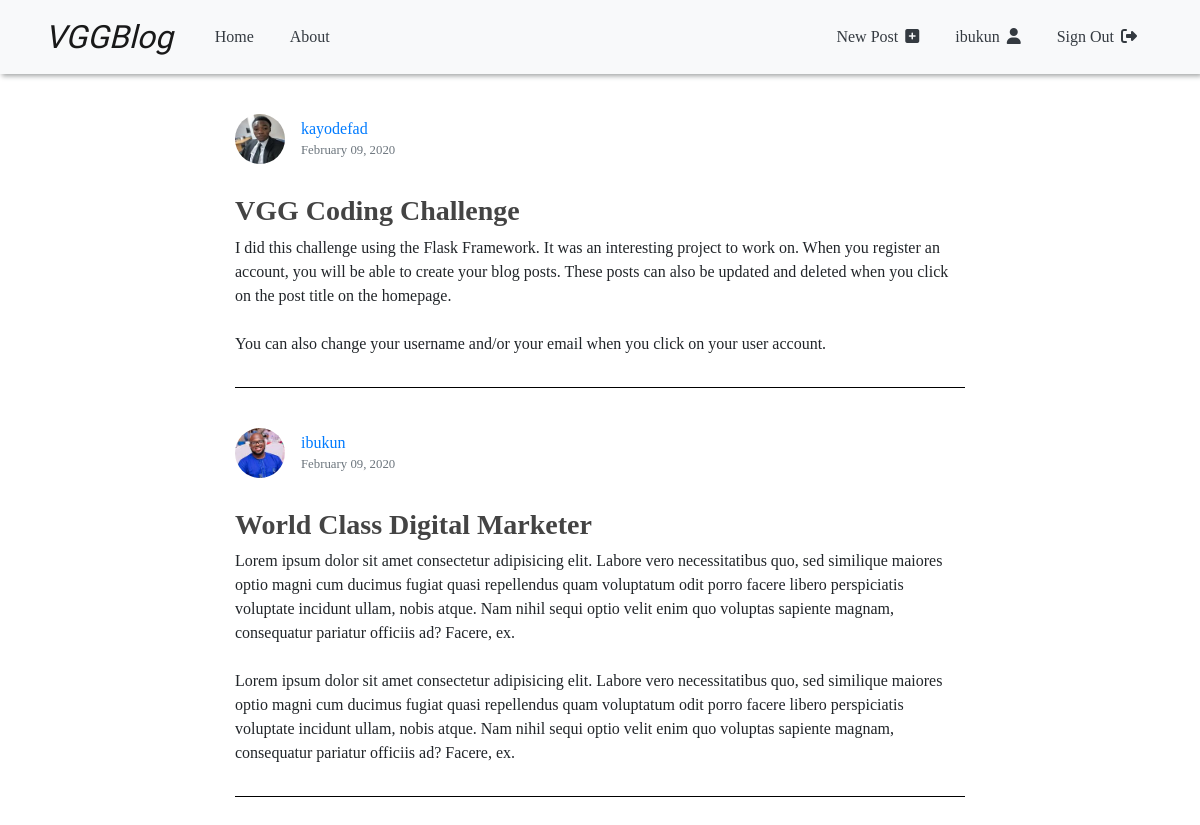
/home (signed in), run on the app's committed database.
### vggblog/models.py (models this page shows, shortened)
class User(db.Model, UserMixin):
  id = db.Column(db.Integer, primary_key=True)
  username = db.Column(db.String(20), unique=True, nullable=False)
  email = db.Column(db.String(120), unique=True, nullable=False)
  image_file = db.Column(db.String(20), nullable=False, default='default.jpg')
  password = db.Column(db.String(60), nullable=False)
  posts = db.relationship('Post', backref='author', lazy=True)

class Post(db.Model):
  id = db.Column(db.Integer, primary_key=True)
  title = db.Column(db.String(100), nullable=False)
  date_posted = db.Column(db.DateTime, nullable=False, default=datetime.utcnow)
  content = db.Column(db.Text, nullable=False)
  user_id = db.Column(db.Integer, db.ForeignKey('user.id'), nullable=False)

### vggblog/routes.py (the view)
@app.route('/home')
def home():
    posts = Post.query.all()
    return render_template('home.html', posts=posts)

### vggblog/models.py (called while the page is built)
@login_manager.user_loader
def load_user(user_id):
  return User.query.get(int(user_id))

### vggblog/templates/home.html
{% extends "layout.html" %}
{% block content %}
  {% for post in posts %}
  <article class="content-section">
    <div class="img-container">
      <img class="rounded-circle article-img" src="{{url_for('static', filename='profile_pics/' + post.author.image_file)}}" alt="">
      <div class="article-metadata">
        <a class="mr-2" href="#">{{ post.author.username }}</a>
        <small class="text-muted">{{ post.date_posted.strftime('%B %d, %Y') }}</small>
      </div>
    </div>
    <div class="media-body">
      <h3><a class="article-title" href="{{ url_for('post', post_id=post.id) }}">{{ post.title }}</a></h3>
      <p class="article-content">{{ post.content }}</p>
    </div>
  </article>
  {% endfor %}
{% endblock content %}

### vggblog/templates/layout.html (shortened to what this page needs)
<!DOCTYPE html>
<html lang="en">
  <head>
    <link
      rel="stylesheet"
      href="https://stackpath.bootstrapcdn.com/bootstrap/4.4.1/css/bootstrap.min.css"
    />
    <link rel="stylesheet" type="text/css" href="{{ url_for('static', filename='main.css') }}">
  </head>
  <body>
    <header class="site-header">
      <nav class="navbar navbar-expand-md navbar-light bg-light">
        <div class="container">
          <a class="navbar-brand mr-4" href="{{ url_for('home') }}">VGGBlog</a>
          <div class="collapse navbar-collapse" id="navbarToggle">
            <div class="navbar-nav mr-auto">
              <a class="nav-item nav-link text-dark" href="{{ url_for('home') }}">Home</a>
              <a class="nav-item nav-link text-dark" href="{{ url_for('about') }}">About</a>
            </div>
            <div class="navbar-nav">
              {% if current_user.is_authenticated %}
              <a class="nav-item nav-link text-dark" href="{{ url_for('new_post') }}">New Post <i class="fas fa-plus-square"></i></a>
              <a style="text-transform: lowercase;" class="nav-item nav-link text-dark" href="{{ url_for('account') }}">{{current_user.username}} <i class="fas fa-user"></i></a s>
              <a class="nav-item nav-link text-dark" href="{{ url_for('logout') }}">Sign Out <i class="fas fa-sign-out-alt"></i></a>
              {% else %}
              <a class="nav-item nav-link text-dark" href="{{ url_for('login') }}">Sign In <i class="fas fa-sign-in-alt"></i></a>
              <a class="nav-item nav-link text-dark" href="{{ url_for('register') }}">Become a Member <i class="fas fa-hand-point-right"></i></a>
              {% endif %}
            </div>
          </div>
        </div>
      </nav>
    </header>
    <main role="main" class="container">
    <div class="row">
      <div class="col-md-8 mx-auto">
        {% block content %}{% endblock %}
      </div>
    </div>
    </main>
  </body>
</html>

### vggblog/static/main.css (style rules this page uses)
body { font-family: Cambria, Cochin, Georgia, Times, 'Times New Roman', serif; }
h1, h2, h3, h4, h5, h6 { color: #444444; }
header { position: sticky; top: 0; z-index: 50; box-shadow: 2px 2px 5px rgb(161, 163, 163); }
.site-header .navbar-brand { font-family: 'Cookie', cursive; font-style: italic; font-size: 2rem; }
.site-header .navbar-nav .nav-link { color: #cbd5db; margin: 0 10px; }
.site-header .navbar-nav i { margin-left: 3px; }
main { margin-top: 2.5rem; }
.content-section .img-container { display: flex; align-items: center; }
.content-section { margin-bottom: 40px; padding-bottom: 15px; border-bottom: 1px solid #000; }
.content-section h3 { margin-top: 30px; }
.article-title { color: #444444; font-weight: bold; }
.article-content { white-space: pre-line; }
.article-img { height: 50px; width: 50px; margin-right: 16px; }
.article-metadata { display: flex; flex-direction: column; }

### data on the page
User: username "ibukun"
Post: image_file (picture), author.username "kayodefad", date_posted "February 09, 2020", title "VGG Coding Challenge", content "I did this challenge using the Flask Framework. It was an interesting project to work on. When you register an account, you will be able to create your blog posts. These posts can also be updated and deleted when you click on the post title on the homepage. You can also change your username and/or your email when you click on your user account."
Post: image_file (picture), author.username "ibukun", date_posted "February 09, 2020", title "World Class Digital Marketer", content "Lorem ipsum dolor sit amet consectetur adipisicing elit. Labore vero necessitatibus quo, sed similique maiores optio magni cum ducimus fugiat quasi repellendus quam voluptatum odit porro facere libero perspiciatis voluptate incidunt ullam, nobis atque. Nam nihil sequi optio velit enim quo voluptas sapiente magnam, consequatur pariatur officiis ad? Facere, ex. Lorem ipsum dolor sit amet consectetur adipisicing elit. Labore vero necessitatibus quo, sed similique maiores optio magni cum ducimus fugiat quasi repellendus quam voluptatum odit porro facere libero perspiciatis voluptate incidunt ullam, nobis atque. Nam nihil sequi optio velit enim quo voluptas sapiente magnam, consequatur pariatur…"
